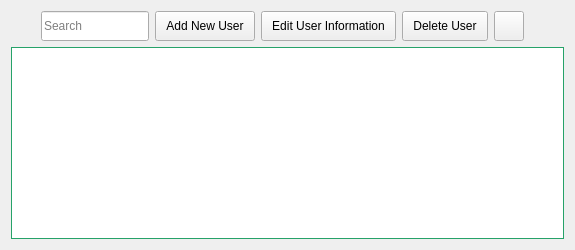
      <widget class="QWidget" name="pageUsers">
       <property name="styleSheet">
        <string notr="true">*[class=&quot;label-magnifying-search&quot;] {
	background-color: rgb(255, 255, 255);
	border-top-left-radius: 15px;
	border-bottom-left-radius: 15px;
	border: 1px solid #999;
	border-right: none;
}

*[class=&quot;textbox-search&quot;] {
	background-color: rgb(255, 255, 255); 
	border-top-right-radius: 15px;
	border-bottom-right-radius: 15px;
	border: 1px solid #999;
	border-left: none;
}

*[class=&quot;widget-search-container&quot;] {
	background: transparent;
}</string>
       </property>
       <layout class="QVBoxLayout" name="verticalLayout_17">
        <item>
         <widget class="QWidget" name="widget_header" native="true">
          <layout class="QHBoxLayout" name="horizontalLayout_19">
           <property name="leftMargin">
            <number>0</number>
           </property>
           <property name="topMargin">
            <number>0</number>
           </property>
           <property name="rightMargin">
            <number>0</number>
           </property>
           <property name="bottomMargin">
            <number>0</number>
           </property>
           <item>
            <widget class="QWidget" name="widget_search_section" native="true">
             <property name="minimumSize">
              <size>
               <width>100</width>
               <height>0</height>
              </size>
             </property>
             <property name="maximumSize">
              <size>
               <width>16777215</width>
               <height>30</height>
              </size>
             </property>
             <layout class="QHBoxLayout" name="horizontalLayout_3">
              <property name="spacing">
               <number>0</number>
              </property>
              <property name="leftMargin">
               <number>0</number>
              </property>
              <property name="topMargin">
               <number>0</number>
              </property>
              <property name="rightMargin">
               <number>0</number>
              </property>
              <property name="bottomMargin">
               <number>0</number>
              </property>
              <item>
               <widget class="QLabel" name="label_2">
                <property name="minimumSize">
                 <size>
                  <width>30</width>
                  <height>30</height>
                 </size>
                </property>
                <property name="maximumSize">
                 <size>
                  <width>30</width>
                  <height>30</height>
                 </size>
                </property>
                <property name="styleSheet">
                 <string notr="true"/>
                </property>
                <property name="text">
                 <string/>
                </property>
                <property name="pixmap">
                 <pixmap resource="../resources.qrc">:/Images/Images/search.png</pixmap>
                </property>
                <property name="scaledContents">
                 <bool>true</bool>
                </property>
                <property name="margin">
                 <number>5</number>
                </property>
                <property name="class" stdset="0">
                 <string>label-magnifying-search</string>
                </property>
               </widget>
              </item>
              <item>
               <widget class="QLineEdit" name="txt_search_user">
                <property name="minimumSize">
                 <size>
                  <width>0</width>
                  <height>30</height>
                 </size>
                </property>
                <property name="maximumSize">
                 <size>
                  <width>16777215</width>
                  <height>30</height>
                 </size>
                </property>
                <property name="styleSheet">
                 <string notr="true"/>
                </property>
                <property name="placeholderText">
                 <string>Search</string>
                </property>
                <property name="class" stdset="0">
                 <string>textbox-search</string>
                </property>
               </widget>
              </item>
             </layout>
            </widget>
           </item>
           <item>
            <widget class="QPushButton" name="btnAddNewUser">
             <property name="enabled">
              <bool>true</bool>
             </property>
             <property name="minimumSize">
              <size>
               <width>30</width>
               <height>30</height>
              </size>
             </property>
             <property name="maximumSize">
              <size>
               <width>16777215</width>
               <height>30</height>
              </size>
             </property>
             <property name="cursor">
              <cursorShape>PointingHandCursor</cursorShape>
             </property>
             <property name="styleSheet">
              <string notr="true">padding: 0px 10px 0px;</string>
             </property>
             <property name="text">
              <string>Add New User</string>
             </property>
             <property name="class" stdset="0">
              <string>button-normal</string>
             </property>
            </widget>
           </item>
           <item>
            <widget class="QPushButton" name="btnEditUserInfo">
             <property name="enabled">
              <bool>true</bool>
             </property>
             <property name="minimumSize">
              <size>
               <width>30</width>
               <height>30</height>
              </size>
             </property>
             <property name="maximumSize">
              <size>
               <width>16777215</width>
               <height>30</height>
              </size>
             </property>
             <property name="cursor">
              <cursorShape>PointingHandCursor</cursorShape>
             </property>
             <property name="styleSheet">
              <string notr="true">QPushButton { padding: 0px 10px 0px; }</string>
             </property>
             <property name="text">
              <string>Edit User Information</string>
             </property>
             <property name="class" stdset="0">
              <string>button-normal</string>
             </property>
            </widget>
           </item>
           <item>
            <widget class="QPushButton" name="btnDeleteUser">
             <property name="enabled">
              <bool>true</bool>
             </property>
             <property name="minimumSize">
              <size>
               <width>30</width>
               <height>30</height>
              </size>
             </property>
             <property name="maximumSize">
              <size>
               <width>16777215</width>
               <height>30</height>
              </size>
             </property>
             <property name="cursor">
              <cursorShape>PointingHandCursor</cursorShape>
             </property>
             <property name="styleSheet">
              <string notr="true">QPushButton { padding: 0px 10px 0px; }</string>
             </property>
             <property name="text">
              <string>Delete User</string>
             </property>
             <property name="class" stdset="0">
              <string>button-normal</string>
             </property>
            </widget>
           </item>
           <item>
            <widget class="QPushButton" name="btnRefreshUsers">
             <property name="enabled">
              <bool>true</bool>
             </property>
             <property name="minimumSize">
              <size>
               <width>30</width>
               <height>30</height>
              </size>
             </property>
             <property name="maximumSize">
              <size>
               <width>30</width>
               <height>30</height>
              </size>
             </property>
             <property name="cursor">
              <cursorShape>PointingHandCursor</cursorShape>
             </property>
             <property name="toolTip">
              <string>Refresh the table</string>
             </property>
             <property name="styleSheet">
              <string notr="true"/>
             </property>
             <property name="text">
              <string/>
             </property>
             <property name="icon">
              <iconset resource="../resources.qrc">
               <normaloff>:/Images/Images/undo.png</normaloff>:/Images/Images/undo.png</iconset>
             </property>
             <property name="iconSize">
              <size>
               <width>20</width>
               <height>20</height>
              </size>
             </property>
             <property name="class" stdset="0">
              <string>button-normal</string>
             </property>
            </widget>
           </item>
           <item>
            <spacer name="horizontalSpacer_12">
             <property name="orientation">
              <enum>Qt::Horizontal</enum>
             </property>
             <property name="sizeHint" stdset="0">
              <size>
               <width>40</width>
               <height>20</height>
              </size>
             </property>
            </spacer>
           </item>
          </layout>
         </widget>
        </item>
        <item>
         <widget class="QTableView" name="table_users">
          <property name="styleSheet">
           <string notr="true">QTableView {
    border: 1px solid rgb(38, 162, 105);
    gridline-color: #f0f0f0;
    background-color: white;
    selection-background-color: rgba(38, 162, 105, 0.2);
    selection-color: black;
    outline: none;
}

/* Remove the row numbers (Vertical Header) */
QHeaderView:vertical {
    width: 0px;
}

QHeaderView::section:vertical {
    width: 0px;
    border: none;
}

/* Style the top horizontal header */
QHeaderView::section:horizontal {
    background-color: rgb(38, 162, 105);  
    color: white;
    padding: 6px;
    font-weight: bold;
    font-size: 11pt;
    border: none;
}

/* Custom Scrollbars */
QScrollBar:vertical {
    border: none;
    background: #f8f8f8;
    width: 10px;
}

QScrollBar::handle:vertical {
    background: rgb(38, 162, 105);
    min-height: 30px;
    border-radius: 5px; 
    margin: 2px;
}

QScrollBar:horizontal {
    border: none;
    background: #f8f8f8;
    height: 10px;
}

QScrollBar::handle:horizontal {
    background: rgb(38, 162, 105);
    min-width: 30px;
    border-radius: 5px;
    margin: 2px;
}

/* Remove scrollbar arrows */
QScrollBar::add-line, QScrollBar::sub-line {
    width: 0px; height: 0px;
}</string>
          </property>
          <property name="selectionBehavior">
           <enum>QAbstractItemView::SelectRows</enum>
          </property>
          <property name="sortingEnabled">
           <bool>true</bool>
          </property>
          <attribute name="verticalHeaderVisible">
           <bool>false</bool>
          </attribute>
          <attribute name="verticalHeaderDefaultSectionSize">
           <number>40</number>
          </attribute>
         </widget>
        </item>
       </layout>
      </widget>
